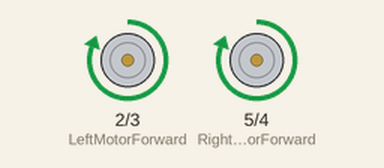
A sketch run on a simulated Arduino Uno, built with avr-gcc and run on an emulated ATmega328P. Shown: motor-driver pin pairs drawn as motors (green arrow = first pin HIGH = forward, orange = second pin HIGH = backward, longer = more drive).

Above: at 0.15 s.
Timing chart, 0 to 3.0 s (numbered marks = the images above):
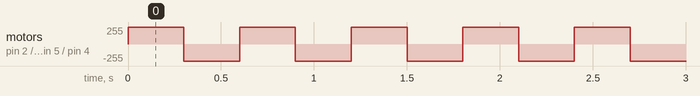

The sketch:

sketch_jul27a.ino
```cpp
const int LeftMotorForward = 2;
const int LeftMotorBackward = 3;
const int RightMotorForward = 5;
const int RightMotorBackward = 4;

void setup() {
  // put your setup code here, to run once:
  pinMode(RightMotorForward, OUTPUT);
  pinMode(RightMotorBackward, OUTPUT);
  pinMode(LeftMotorForward, OUTPUT);
  pinMode(LeftMotorBackward, OUTPUT);

}

void loop() {
  // put your main code here, to run repeatedly:
  moveForward();
  delay(300);
  moveBackward();
  delay(300);
}


void moveForward() {
  digitalWrite(LeftMotorForward, HIGH);
  digitalWrite(RightMotorForward, HIGH);
  digitalWrite(LeftMotorBackward, LOW);
  digitalWrite(RightMotorBackward, LOW);
}


void moveBackward() {
  digitalWrite(LeftMotorForward,LOW);
  digitalWrite(RightMotorForward,LOW);
  digitalWrite(LeftMotorBackward, HIGH);
  digitalWrite(RightMotorBackward, HIGH);
}
```

Measured:
- by itself, motor on pin 2 (LeftMotorForward) / pin 3 (LeftMotorBackward), motor on pin 5 (RightMotorForward) / pin 4 (RightMotorBackward): alternates forward 255/255 for 0.30 s and backward 255/255 for 0.30 s
